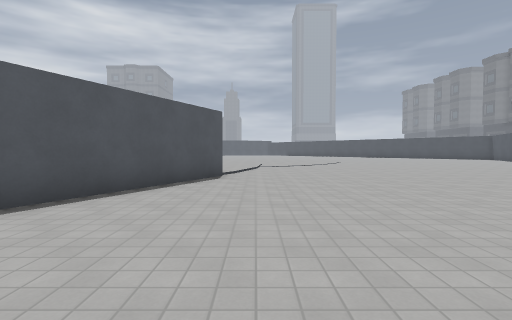
View 1 (above)

17 first-person views from a walk through a Godot game level. The camera is 1.4 m above the floor, tilts 2° down and sees 85° across. The floor is counted in squares, 2 m on a side. Each view is taken from the middle of a square. On the plan, view 1 faces up. The plan holds only what a view shows up to about 9 squares ahead; the rest is blank. The place goes on beyond the plan. Surface patterns are stand-ins for the level's own textures.

View 2
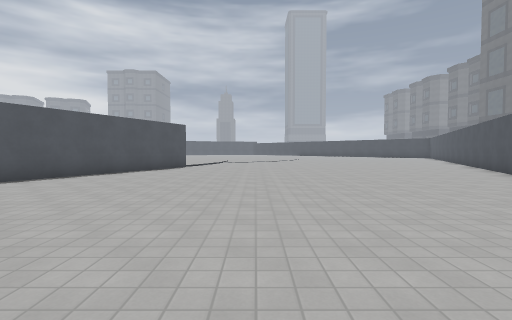

View 3
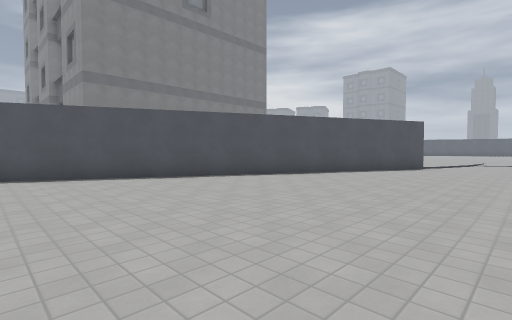

View 4
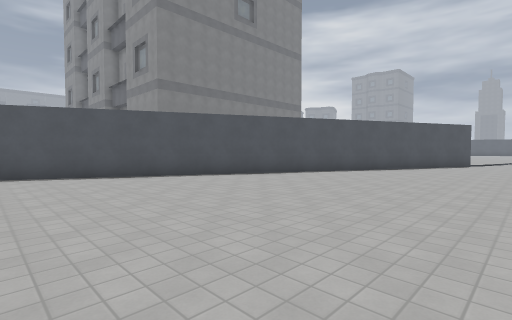

View 5
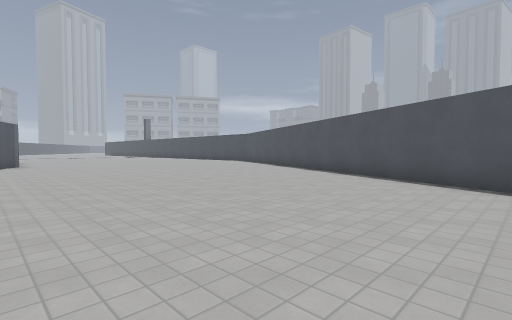

View 6
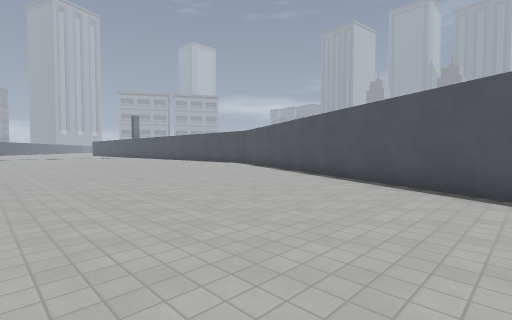

View 7
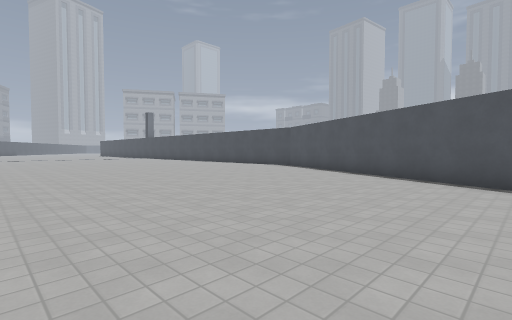

View 8
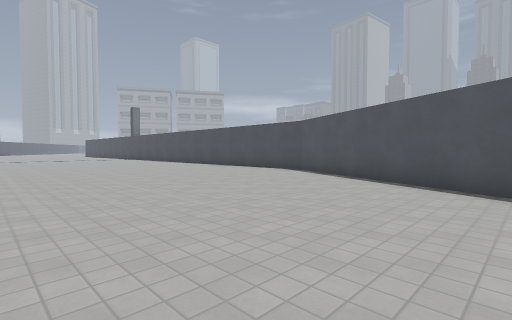

View 9
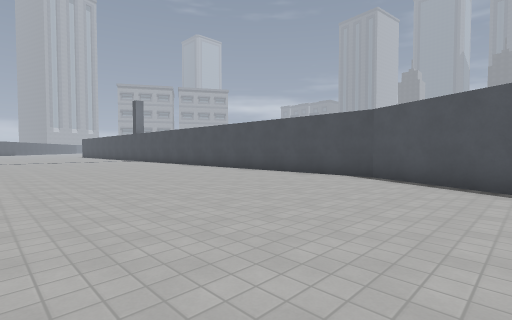

View 10
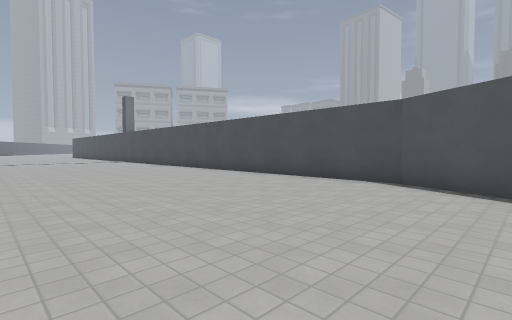

View 11
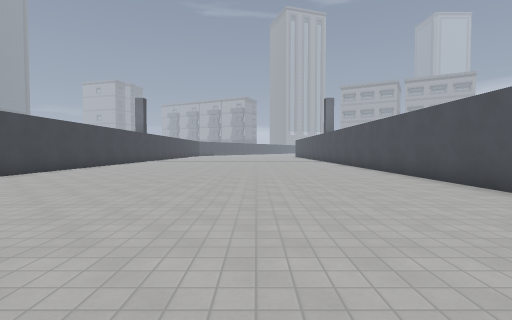

View 12
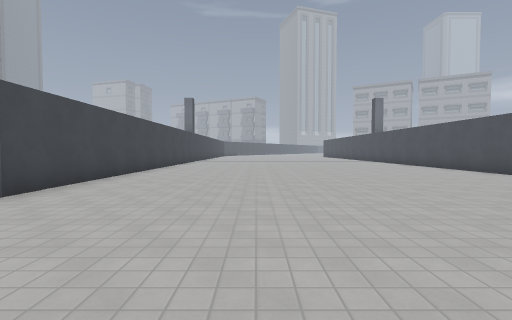

View 13
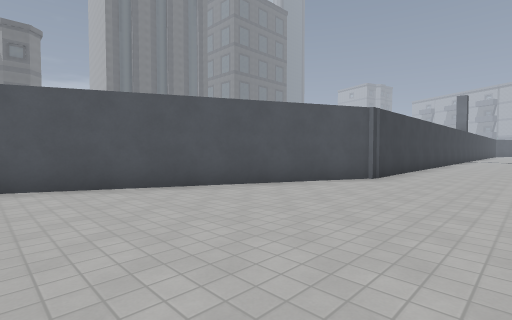

View 14
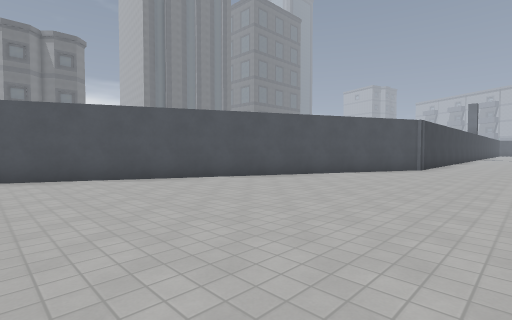

View 15
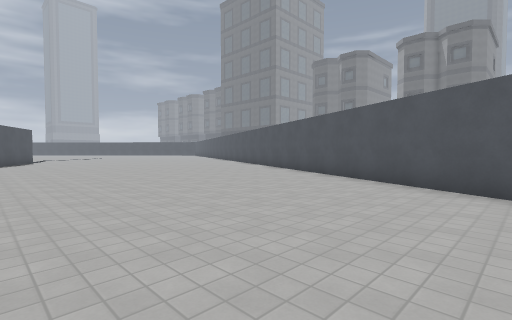

View 16
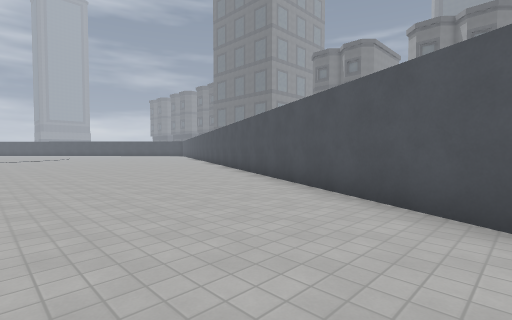

View 17
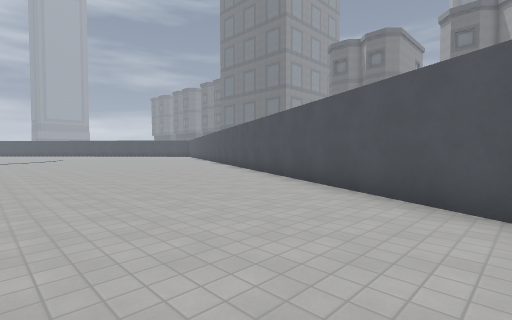

### Floor plan
Points are (right, up) in squares from view 1. A wall is a line through its corners. A room is listed if a view was taken in it or the views show most of it. See-through windows are left out.
Room 1 (views 1, 2, 3, 4, 5, 6, 7, 8, 9, 10, 11, 12, 13, 14, 15, 16, 17)
walls: (-2.3, -20.2) (7.5, 0.2); (-0.9, 7.7) (-13.2, -18) (-13.2, -25); (9.3, 3.9) (9.8, 5); (-2.2, -25) (-2.2, -19.8)

Positions as (right, up) in squares from view 1, and headings:
1: (0, 0), facing up
2: (2, -4), facing up
3: (2, -4), facing up-left
4: (1, -7), facing up-left
5: (-1, -5), facing down-left
6: (-3, -7), facing down-left
7: (-3, -10), facing down-left
8: (-5, -12), facing down-left
9: (-6, -15), facing down-left
10: (-7, -16), facing down-left
11: (-9, -16), facing down
12: (-6, -16), facing down
13: (-5, -13), facing down-right
14: (-5, -9), facing down-right
15: (-3, -11), facing up-right
16: (0, -9), facing up-right
17: (1, -6), facing up-right
